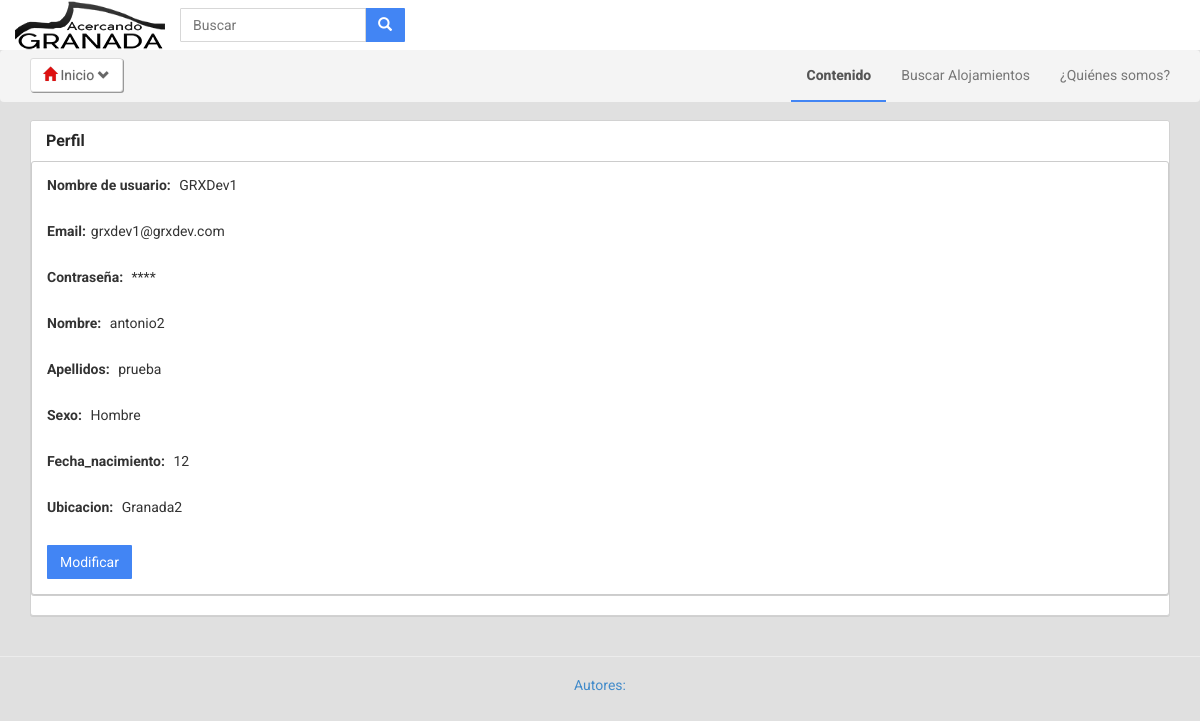
Page /GRXDev/index.php?cat=perfil (signed in) on the committed database.
### tables this page shows
CREATE TABLE IF NOT EXISTS `usuarios` (
  `ID_Usuario` int(11) NOT NULL,
  `Nombre_usuario` varchar(12) NOT NULL,
  `Direccion_correo` varchar(25) NOT NULL,
  `Contrasena` varchar(12) NOT NULL,
  `Tipo_usuario` tinyint(4) NOT NULL,
  `Nombre` varchar(15) NOT NULL,
  `Apellidos` varchar(22) NOT NULL,
  `Sexo` varchar(8) NOT NULL DEFAULT 'Hombre',
  `Fecha_nacimiento` varchar(10) NOT NULL,
  `Ubicacion` varchar(15) NOT NULL,
  `NIF` varchar(15) NOT NULL,
  `Validador` int(11) NOT NULL
);

### GRXDev/conexionBD.php (called while the page is built)
<?php
include "BD.php";
$datos = new BD("localhost", "root", "", "GRXDev");
?>

### GRXDev/BD.php (called while the page is built, shortened)
<?php
class BD {
    private $localhost;
    private $user;
    private $pass;
    public function BD($direccion, $usuario, $contrasenia, $basedatos) {
        $this->localhost = $direccion;
        $this->user = $usuario;
        $this->pass = $contrasenia;
        $this->database = $basedatos;
    }
    public function GetMyConnection() {
        $this->conexion = mysql_connect($this->localhost, $this->user, $this->pass) or die('Could not connect to server.');
        return $this->conexion;
    }
    public function Query($cadena) {
        return $res = mysql_query($cadena, $this->GetMyConnection());
    }
}

### GRXDev/perfil.php (the view, shortened to what this page needs)
<div class="container" id="main">
    <div class="row">
        <?php
        include 'conexionBD.php';
		$id = isset($_GET['ID_Usuario']) ? $_GET['ID_Usuario'] : null;
		if(empty($id)){
			$result = $datos->Query("select Nombre_usuario,Direccion_correo,Tipo_usuario,ID_Usuario,Nombre,Apellidos,Sexo,Fecha_nacimiento,ubicacion,NIF from 	Usuarios where ID_Usuario='".$_COOKIE['id_usuario']."'");
		}
		else{
			$result = $datos->Query("select Nombre_usuario,Direccion_correo,Tipo_usuario,ID_Usuario,Nombre,Apellidos,Sexo,Fecha_nacimiento,ubicacion,NIF from 	Usuarios where ID_Usuario='".$id."'");
		}
		$fila = mysql_fetch_array($result);
		?>
            <div class="col-md-12 col-sm-12">
                <div class="panel panel-default">
                <div class="panel-heading">Perfil</div>
					<div class="panel panel-default">
						<div class="panel-body"><strong style="margin-right:5px;">Nombre de usuario:  </strong><?php echo $fila['Nombre_usuario']?></div>
						<div class="panel-body"><strong style="margin-right:5px;">Email:</strong><?php echo $fila['Direccion_correo']?></div>
						<div class="panel-body"><strong style="margin-right:5px;">Contraseña:  </strong>****</div>
						<div class="panel-body"><strong style="margin-right:5px;">Nombre: </strong><?php echo $fila['Nombre']?></div>
						<?php
							if($fila['Tipo_usuario']!=5){
						?>
						<div class="panel-body"><strong style="margin-right:5px;">Apellidos: </strong><?php echo $fila['Apellidos']?></div>
						<div class="panel-body"><strong style="margin-right:5px;">Sexo: </strong><?php echo $fila['Sexo']?></div>
						<div class="panel-body"><strong style="margin-right:5px;">Fecha_nacimiento: </strong><?php echo $fila['Fecha_nacimiento']?></div>
						<div class="panel-body"><strong style="margin-right:5px;">Ubicacion: </strong><?php echo $fila['ubicacion']?></div>
						<?php }?>
						<div class="panel-body"><button class="btn btn-primary" onClick="location.href = 'index.php?cat=modificar&ID_Usuario=<?php echo $fila['ID_Usuario'] ?>'" >Modificar</button></div>
					</div>
                </div>
            </div>
	</div>
</div>

### GRXDev/css/styles.css (style rules this page uses)
.btn,.form-control,.panel,.list-group,.well { border-radius:1px;box-shadow:0 0 0; }
.btn-primary { border-color:transparent; }
.btn-primary,.label-primary,.list-group-item.active, .list-group-item.active:hover, .list-group-item.active:focus { background-color:#4285f4; }
.well,.panel { border-color:#d2d2d2;box-shadow:0 1px 0 #cfcfcf;border-radius:3px; }
button { outline: 0; }
.panel .panel-heading { background-color:#ffffff; font-weight:700; font-size:16px; color:#262626; border-color:#ffffff; }
.panel .panel-default { border-color:#cccccc; }
#main { padding-top:120px; }

### rows in the picture
usuarios: Nombre_usuario "GRXDev1", Direccion_correo "grxdev1@grxdev.com", Nombre "antonio2", Apellidos "prueba", Sexo "Hombre", Fecha_nacimiento "12", Ubicacion "Granada2"
